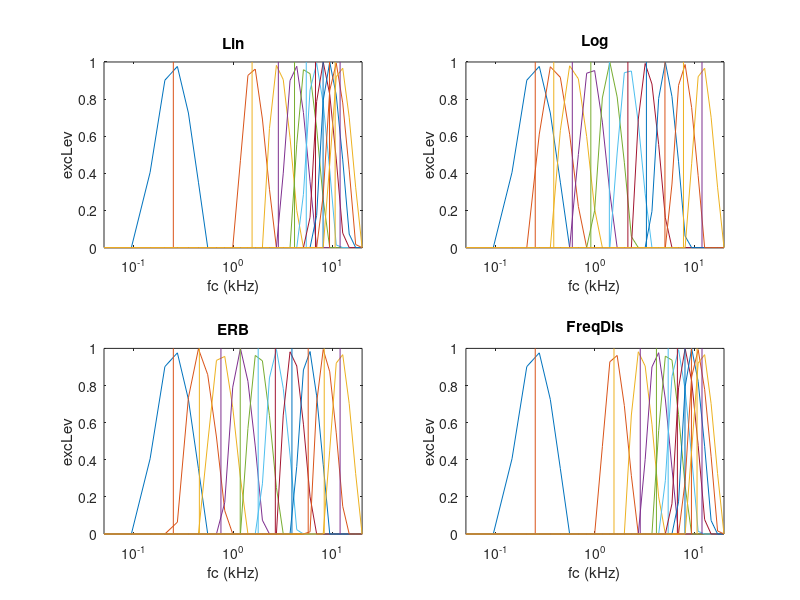
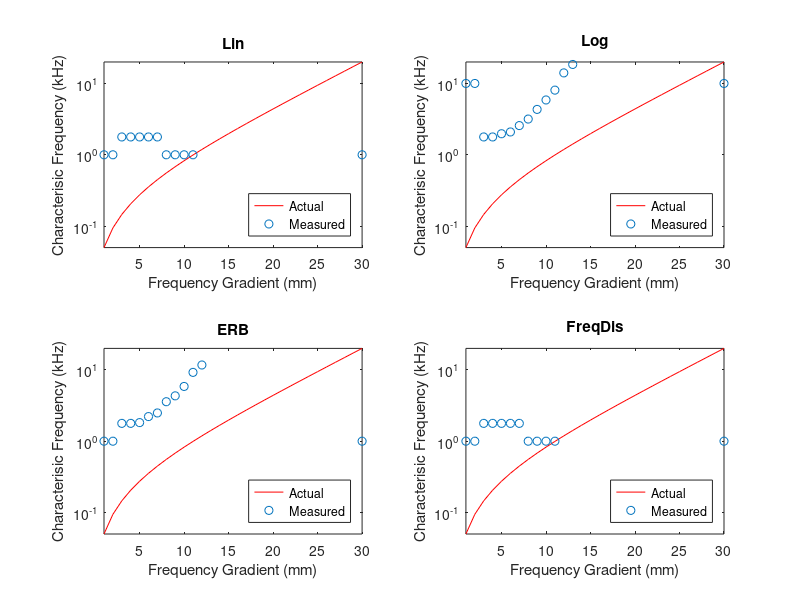

Source code (MATLAB) for these figures, in order:
function data = fMRIFreqMagModel
% Model of Frequency magnification imaged using fMRI
% effect on stimulus spacing on recorded response compared to underlying
% spacing of neuron/voxel characterisic frequency spacing

%% TO DO
% Add spread of HMDR - apply to voxel response
% Add noise
% Add frequency selectivity spacing
% create bandpass noise stimuli
% each voxel contain many tuning curves - loop current code for each voxel
% and take weighted average - then convovle with gaussian Hymodynmaic
% spread response
% plot superimposed stimuli responses
% plot neuron response as line, voxel as point

clc; close all

%% Neuronal population Magnification domain fucntion
% VoxelMagSpace = {str2func('@lcfNErb'),str2func('@FreqDisMagDom')};
% VoxelMagSpace2Freq = {str2func('@lcfInvNErb'),str2func('@FreqDisMagDom2Fre')};
% VoxelFilterWidth = {str2func('@lcfErb'),str2func('@FreqDisMagDom2Freq')};

%% Neuronal population Magnification domain fucntion
VoxelMagSpace = {str2func('@lcfNErb')};
VoxelMagSpace2Freq = {str2func('@lcfInvNErb')};
VoxelFilterWidth = {str2func('@lcfErb')};

%% Stimuli Magnification domain functions
% magDomain,magScale2F,magFilterWidth
StimMagDomain = {str2func('@LinMagDom'),str2func('@LogMagDom'),str2func('@lcfNErb'),str2func('@FreqDisMagDom')};
StimMagDomain2Freq = {str2func('@LinMagDom2Freq'),str2func('@LogMagDom2Freq'),str2func('@lcfInvNErb'),str2func('@FreqDisMagDom2Freq')};
StimSpacingNames = {'Lin','Log','ERB','FreqDis'};   % names for graph titles for each stimulus spacing - must be in same order as StimMagDomain and StimMagDomain2Freq variables

%% Stimuli Properties
StimHighFreq = 12;  % highest frequency to test
StimLowFreq = 0.25; % lowest frequency to test
StimNum = 10;   % number of stimulus
%% Voxel Population Properties
% Auditory system properties
HighFreq = 20;  % Highest frequency of the system
LowFreq = 0.05; % Lowest frequency of the system
Gradient = 30; % length of gradient in mm
nNeurons = 100000; % number of neurons per mm
% Imaging Properties
Resolution = 1;  % resolution of imaging in mm
nVoxels = Gradient/Resolution; % number of voxels
NeuronDensity = nNeurons .* Resolution; % number of neurons in each voxel
HDspread = 3; % spread of hemodynamic response in mm

% Spacing Properites
C = 0.06; % constant scaling for voxel tuning width

VMD = cell(length(VoxelMagSpace),1);
SMD = struct('VoxRes', ones(StimNum,nVoxels), ...
    'VCharaFreq', ones(nVoxels), ...
    'fMRIdata', ones(nVoxels));
Res = cell(length(StimMagDomain),1);

for iVMD = 1:length(VoxelMagSpace)
    % Spacing Properites
    data.VoxelProp = VoxelProperties(LowFreq,HighFreq,nVoxels,C,VoxelMagSpace{iVMD},VoxelMagSpace2Freq{iVMD},VoxelFilterWidth{iVMD});    %     (LowFreq,HighFreq,nVoxels,C,magDomain,magScale2F,magFilterWidth)
    
    for iSMD = 1:length(StimMagDomain)
        %% create stimuli frequencies for each spacing
        StimFreq = StimMagDomain2Freq{iSMD}(linspace(StimMagDomain{iSMD}(StimLowFreq),StimMagDomain{iSMD}(StimHighFreq),StimNum)); % frequencies of stimuli - 3D matrix for band limited noise
        
        %% create stimuli gain structure
        StimLev = ones(size(StimFreq)); % can use to model filter response
        
        %% loop for each voxel
         figure (iVMD)
        for i = 1:length(StimFreq)
            SMD.VoxRes(i,:) = VoxelResponse (StimFreq(i),StimLev,data.VoxelProp.VFreqC,data.VoxelProp.p);
            subplot(2,2,iSMD);
            plot(data.VoxelProp.VFreqC,SMD.VoxRes(i,:)), set(gca,'XScale','log'),title (StimSpacingNames{iSMD}), xlabel('fc (kHz)'), ylabel('excLev'), axis tight
            hold on
            line(repmat(StimFreq(i),1,2),[min(ylim) StimLev(i)])
        end
        
        % weight average response for each voxel in stimuli domain (stimuli domain because stimuli ID used for calulation)
        %         for i = 1:nVoxels
        SMD.VCharaFreq = VoxelCharacterFrequency (StimFreq, SMD.VoxRes,StimMagDomain{iSMD},StimMagDomain2Freq{iSMD});
        %         end
        
        %% fMRI response data
        %% convolve with Hemodynamic spread
        %         SMD.fMRIdata(iSMD) = fMRIResponse (SMD.VCharaFreq(iSMD),HDspread);
        
        Res{iSMD}= SMD;
        
    end
    data.VMD{iVMD} = Res;
    
    %% plot Voxel characterisic frequencies - actual vs measured
    for iVMD = 1:length(VoxelMagSpace)
        figure (iVMD + 1)
        for iSMD = 1:length(StimMagDomain)
            subplot(2,2,iSMD);
            plot (1:nVoxels,data.VoxelProp.VFreqC, 'r'), axis tight
            hold on
            scatter (1:nVoxels,data.VMD{iVMD,1}{iSMD ,1}.VCharaFreq)
            set(gca,'YScale','log'), xlabel('Frequency Gradient (mm)'), ylabel('Characterisic Frequency (kHz)'),title (StimSpacingNames{iSMD}),legend('Actual','Measured','Location','SouthEast')
        end
    end
    
end

end
function Response = VoxelResponse (StimF,StimLev,VoxelFreqC,p)
StimInt = 10.^(StimLev/10);
Int = zeros(1,length(VoxelFreqC)); % Response intensity for each Voxel
for I = 1:length(VoxelFreqC)
    for II = 1:length(StimF)
        g = abs((StimF(II)-VoxelFreqC(I))/VoxelFreqC(I));
        fw=(1+(p(I)*g)).*exp(-p(I)*g); %Two parameter roex
        Int(I) = Int(I)+fw*StimInt(II);
    end
end
Response = 10*log10(max(Int,1)); % Threshold intensity response and convert to dB
% Response = Int; % no threshold
% Response = max(Int,1);
end
function VCharaFreq = VoxelCharacterFrequency (StimFreq, VoxRes,StimMagDomain,StimMagDomain2Freq)
VCharaFreq = zeros(length(VoxRes),1);
StimFreqStimDomain = StimMagDomain(StimFreq);
for i = 1:length(VoxRes)
    VCharaFreq (i) = sum((StimFreqStimDomain'.*VoxRes(:,i)))./sum(VoxRes(:,i)); % need to convert to linear spacing - convert to mag domain then convert back for characteristic frequencies
end
VCharaFreq(isnan(VCharaFreq)) = 0 ;

VCharaFreq = StimMagDomain2Freq(VCharaFreq);
%% need to convert back to frequency domain
end
function Response = fMRIResponse (StimF,StimLev,VoxelFreqC,p)
% hemodynamic spread
%% Parkes (2005)
% FWHM GE = 3.9 +/- 0.7 mm, SE = 3.4 +/- 0.8
StimInt = 10.^(StimLev/10);
Int = zeros(1,length(VoxelFreqC)); % Response intensity for each Voxel
for I = 1:length(VoxelFreqC)
    for II = 1:length(StimF)
        g = abs((StimF(II)-VoxelFreqC(I))/VoxelFreqC(I));
        fw=(1+(p(I)*g)).*exp(-p(I)*g); %Two parameter roex
        Int(I) = Int(I)+fw*StimInt(II);
    end
end
Response = 10*log10(max(Int,1)); % Threshold intensity response and convert to dB
% Response = Int; % no threshold
% Response = max(Int,1);
end
function VoxelProp = VoxelProperties(LowFreq,HighFreq,nVoxels,C,magDomain,magScale2F,magFilterWidth)
VoxelProp.VmagScale = linspace(magDomain(LowFreq),magDomain(HighFreq),nVoxels); % Linearly space in magnification scale domain (ERB, FS, LOG, LIN)
VoxelProp.VFreqC = magScale2F(VoxelProp.VmagScale);   % Voxel Characterisic Frequency - Convert maginification scale values to frequency values (kHz)
VoxelProp.VTuningWidth = magFilterWidth(VoxelProp.VFreqC); % Voxel frequency tuning width for each Voxel Charactersic Frequency (for each voxel)(Bandwidth in?)
VoxelProp.p = C*4*VoxelProp.VFreqC./VoxelProp.VTuningWidth; % Filter coefficient of each Voxel
end
function lin = LinMagDom(f)
lin = f;
end
function f = LinMagDom2Freq(lin)
f = lin;
end
function log = LogMagDom(f)
log = log10(f);
end
function f = LogMagDom2Freq(log)
f = 10.^(log);
end
function erb = lcfErb(f)
% ***** lcfErb *****
% ERBs as per Glasberg and Moore (1990);
A = 24.7/1000; B = 4.37;
erb = A*(B*f+1);
end
function nerb = lcfNErb(f)
% ***** lcfNErb *****
% Converts frequency to ERB number;
A = 24.7/1000; B = 4.37;
nerb = 1/(A*B)*log(B*f+1);
end
function f = lcfInvNErb(nerb)
% ***** lcfInvNErb *****
% Converts ERB number to frequency;
A = 24.7/1000; B = 4.37;
f = 1/B*(exp(A*B*nerb)-1);
end
function DLF= FreqDisTuningWidth (f)

%% log DLF = a'sqrt(F) + k' + m'(SL^-1) % Nelson et al (1983)
% Nelson et al k' = -0.15, m' = 5.056, a' = 0.0214

%% Weir (1977) = log DLF = a sqrt(F) + b % depended on dB SL

a = 0.0214; k = -0.15; m = 5.056; SL = 40;

DLF = log10(a(sqrt(f)) + k + m(SL^-1));


% FreqSelTunWid = f;
end
function FreqDis = FreqDisMagDom(f)
%% number of Freq Selectivity units
FreqDis = f;
end
function f = FreqDisMagDom2Freq(FreqDis)
f = FreqDis;
end
